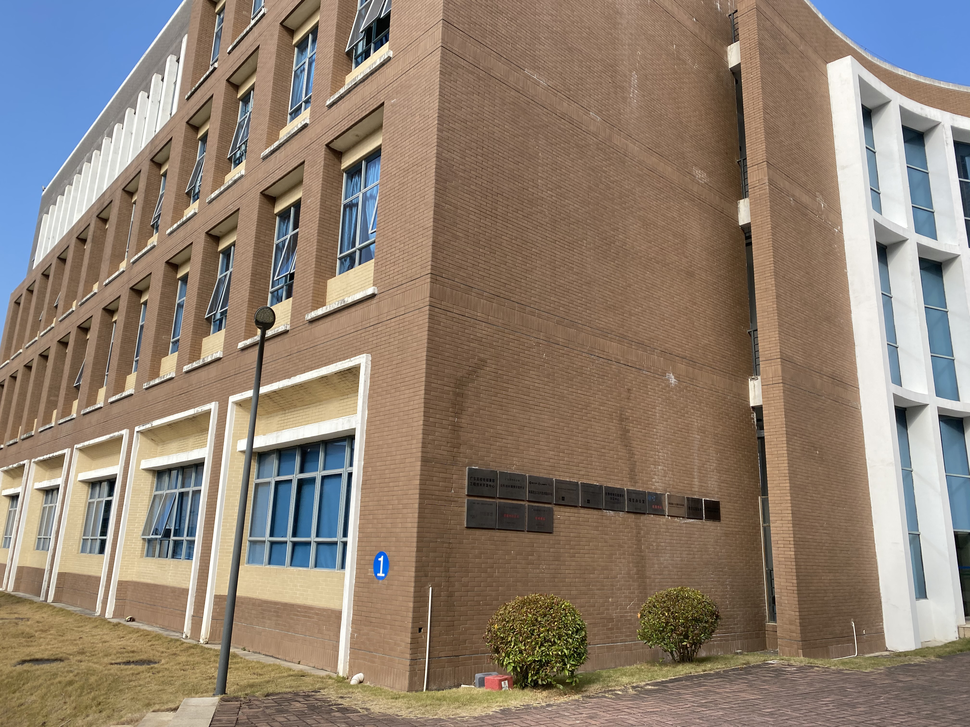
#> input picture images/1.png, 970 x 727 px, shrunk from 4032 x 3024 before the run; its folder holds 4 pictures in this run
$ python panorama.py   (older library calls are emulated)
#> lines starting #> are read from the running program, lines starting #| are printed output that depends on the picture; after the words box and inside, x2 and y2 are one past the last pixel; in counts of white or black regions, pixels touching at a corner belong together
import os
import cv2
import numpy as np
import imutils
import math

img_dir = 'images'
names = os.listdir(img_dir)
temp_image=[]

for i in range(math.ceil(len(names)/5)):
    images=[]
    if i !=math.ceil(len(names)/5)-1:
        for name in names[5*i:5*i+5]:
            # print(name)
            img_path = os.path.join(img_dir, name)
            image = cv2.imread(img_path)
            images.append(image)
    else:
        for name in names[5*i:]:
            # print(name)
            img_path = os.path.join(img_dir, name)
            image = cv2.imread(img_path)
#> image is the input picture: shape (727, 970, 3); mean B, G, R 113.3, 127.9, 143.2
            images.append(image)

    stitcher = cv2.createStitcher() if imutils.is_cv3() else cv2.Stitcher_create()
    status, stitched = stitcher.stitch(images)
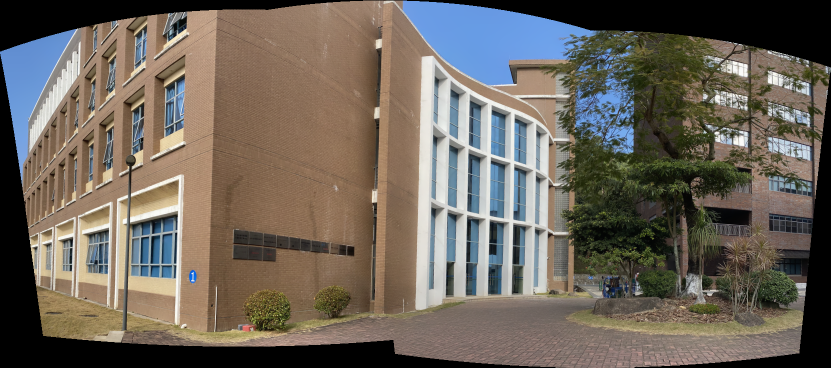
#> stitched: shape (735, 1661, 3) (shown at 1/2 size); mean of channels 0, 1, 2 91.4, 101.1, 108.8; drawn as B, G, R

    stitched = cv2.copyMakeBorder(stitched, 10, 10, 10, 10, cv2.BORDER_CONSTANT, (0, 0, 0))
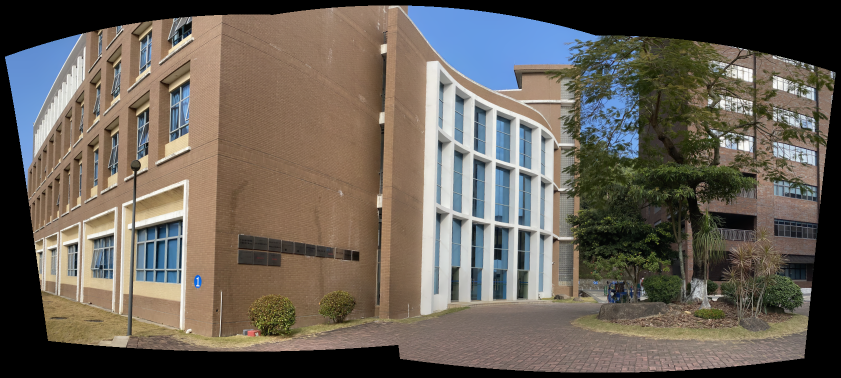
#> stitched: shape (755, 1681, 3) (shown at 1/2 size); mean of channels 0, 1, 2 87.9, 97.2, 104.7; drawn as B, G, R
    gray = cv2.cvtColor(stitched, cv2.COLOR_BGR2GRAY)
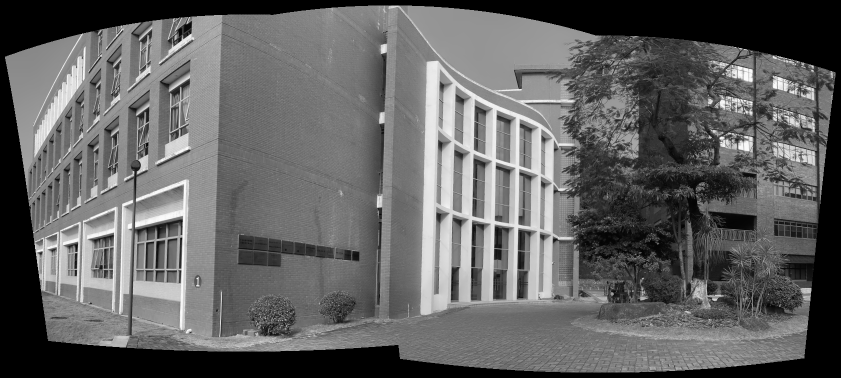
#> gray: shape (755, 1681) (shown at 1/2 size); min 0, max 253, mean 98.4
    ret, thresh = cv2.threshold(gray, 0, 255, cv2.THRESH_BINARY)
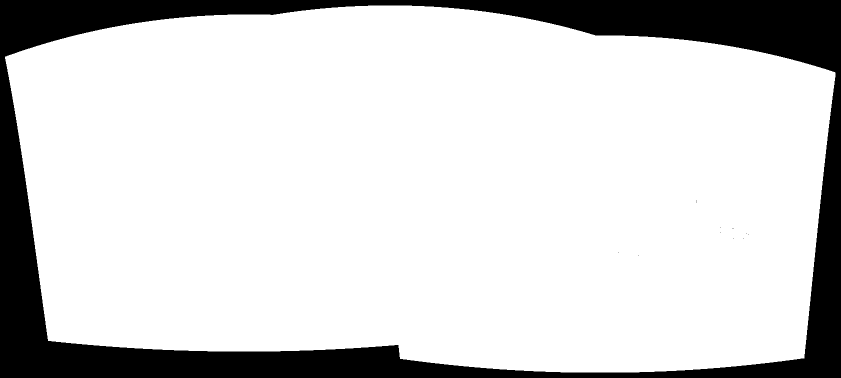
#> thresh: shape (755, 1681) (shown at 1/2 size); 83.1% white; 12 black regions (11 under 20 px), largest, box (x1, y1, x2, y2) and area: (0, 0, 1681, 755) 214765

    _, cnts, hierarchy = cv2.findContours(thresh.copy(), cv2.RETR_EXTERNAL, cv2.CHAIN_APPROX_SIMPLE)
    cnt = max(cnts, key=cv2.contourArea)

    mask = np.zeros(thresh.shape, dtype="uint8")
    x, y, w, h = cv2.boundingRect(cnt)
    cv2.rectangle(mask, (x, y), (x + w, y + h), 255, -1)
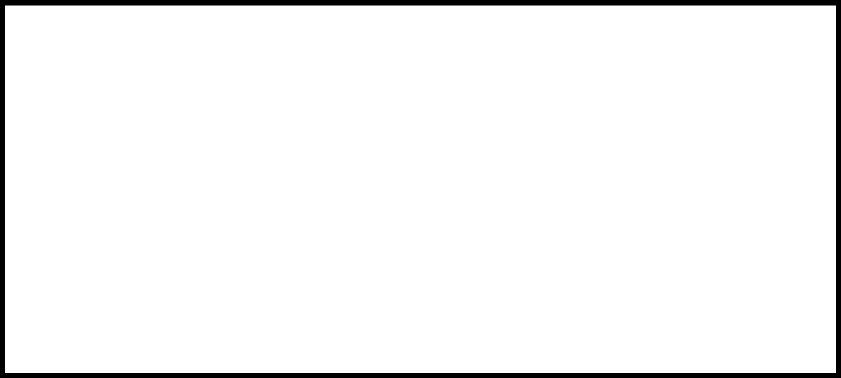
#> mask: shape (755, 1681) (shown at 1/2 size); 96.3% white; 1 black region, box (x1, y1, x2, y2) and area: (0, 0, 1681, 755) 47585

    minRect = mask.copy()
    sub = mask.copy()

    while cv2.countNonZero(sub) > 0:
        minRect = cv2.erode(minRect, None)
        sub = cv2.subtract(minRect, thresh)
#> this loop made 280 passes
#> pass 1, `sub = cv2.subtract(minRect, thresh)`:
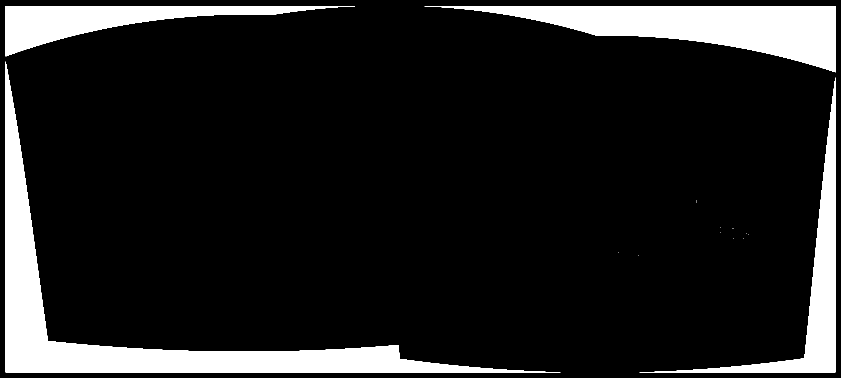
#> sub: shape (755, 1681) (shown at 1/2 size); 12.8% white; 15 white regions (11 under 20 px), largest, box (x1, y1, x2, y2) and area: (11, 123, 1121, 745) 67703, (849, 12, 1671, 145) 47188, (1279, 155, 1671, 745) 23937, (11, 12, 710, 113) 23655
#> after the loop:
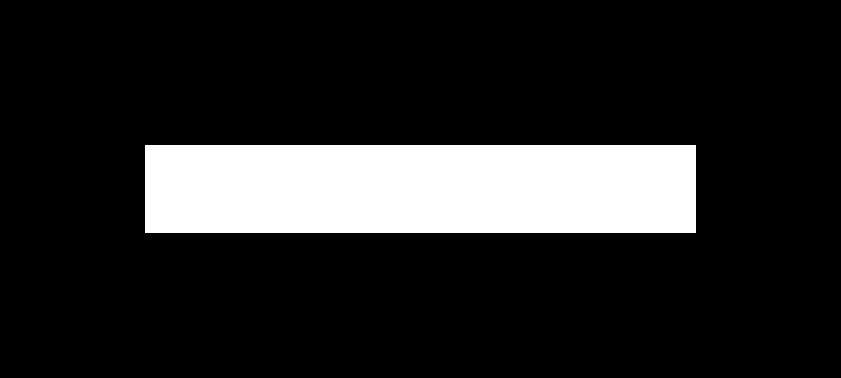
#> minRect: shape (755, 1681) (shown at 1/2 size); 15.2% white; 1 white region, box (x1, y1, x2, y2) and area: (290, 291, 1392, 466) 192850

    _, cnts, hierarchy = cv2.findContours(minRect.copy(), cv2.RETR_EXTERNAL, cv2.CHAIN_APPROX_SIMPLE)
    cnt = max(cnts, key=cv2.contourArea)
    x, y, w, h = cv2.boundingRect(cnt)
    # stitched = stitched[y:y + h, x:x + w]
    temp_image.append(stitched)
# print(len(temp_image))
stitcher = cv2.createStitcher() if imutils.is_cv3() else cv2.Stitcher_create()
status, stitched = stitcher.stitch(temp_image)
stitched = cv2.copyMakeBorder(stitched, 10, 10, 10, 10, cv2.BORDER_CONSTANT, (0, 0, 0))
#> stitched: shape (20, 20)
cv2.imwrite('generated.jpg', stitched)
